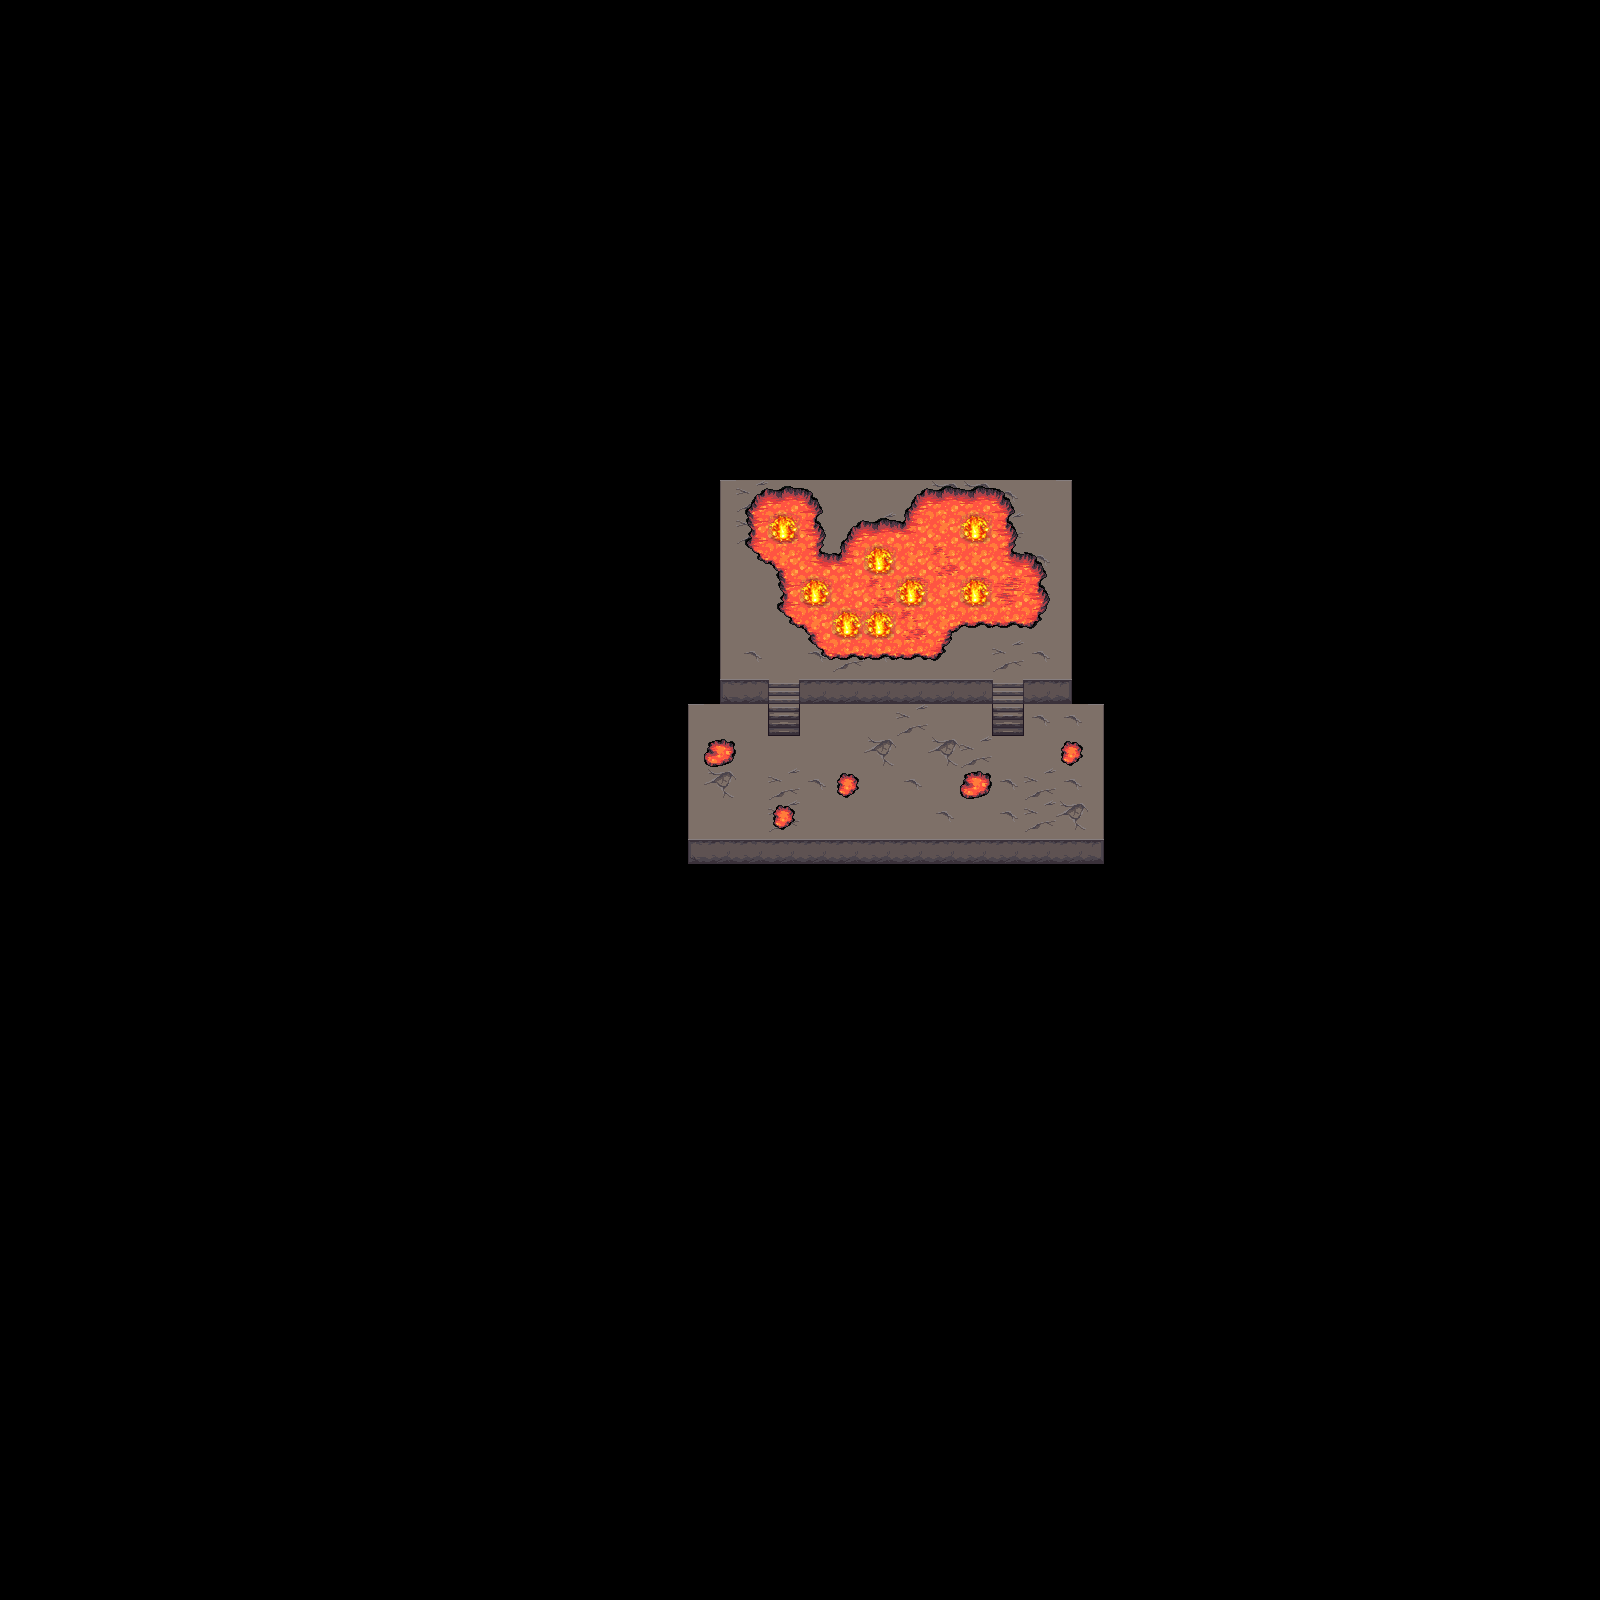

Tiled map render using the project's own tile images. Description and the map definition, with tile-layer contents summarised, below:
An orthogonal 50x50 tile map with 32x32 px tiles, 3 tile layers (base, environment, elements), 1 hidden layer not drawn, 6 tilesets and 2 objects (player, spawn).

<map version="1.0" orientation="orthogonal" renderorder="right-down" width="50" height="50" tilewidth="32" tileheight="32" nextobjectid="18">
 <tileset firstgid="1" name="cement" tilewidth="32" tileheight="32" tilecount="18" columns="3">
  <image source="../tileset/cement.png" width="96" height="192" />
  <terraintypes>
   <terrain name="ruined concrete" tile="-1" />
  </terraintypes>
  <tile id="10" terrain="0,0,0,0" probability="8" />
  <tile id="15" terrain="0,0,0,0" probability="3" />
  <tile id="16" terrain="0,0,0,0" probability="2" />
  <tile id="17" terrain="0,0,0,0" />
 </tileset>
 <tileset firstgid="19" name="cementstair" tilewidth="32" tileheight="32" tilecount="20" columns="5">
  <image source="../tileset/cementstair.png" width="160" height="128" />
 </tileset>
 <tileset firstgid="39" name="lava" tilewidth="32" tileheight="32" tilecount="18" columns="3">
  <image source="../tileset/lava.png" width="96" height="192" />
  <terraintypes>
   <terrain name="lava" tile="10" />
  </terraintypes>
  <tile id="1" terrain="0,0,0," />
  <tile id="2" terrain="0,0,,0" />
  <tile id="4" terrain="0,,0,0" />
  <tile id="5" terrain=",0,0,0" />
  <tile id="6" terrain=",,,0" />
  <tile id="7" terrain=",,0,0" />
  <tile id="8" terrain=",,0," />
  <tile id="9" terrain=",0,,0" />
  <tile id="10" terrain="0,0,0,0" />
  <tile id="11" terrain="0,,0," />
  <tile id="12" terrain=",0,," />
  <tile id="13" terrain="0,0,," />
  <tile id="14" terrain="0,,," />
  <tile id="15" terrain="0,0,0,0" />
  <tile id="16" terrain="0,0,0,0" />
  <tile id="17" terrain="0,0,0,0" />
 </tileset>
 <tileset firstgid="57" name="elements" tilewidth="32" tileheight="32" tilecount="96" columns="12">
  <image source="../tileset/elements.png" width="384" height="256" />
  <tile id="0">
   <animation>
    <frame tileid="0" duration="100" />
    <frame tileid="1" duration="100" />
    <frame tileid="2" duration="100" />
   </animation>
  </tile>
  <tile id="3">
   <animation>
    <frame tileid="3" duration="100" />
    <frame tileid="4" duration="100" />
    <frame tileid="5" duration="100" />
   </animation>
  </tile>
  <tile id="6">
   <animation>
    <frame tileid="6" duration="100" />
    <frame tileid="7" duration="100" />
    <frame tileid="8" duration="100" />
   </animation>
  </tile>
  <tile id="9">
   <animation>
    <frame tileid="9" duration="100" />
    <frame tileid="10" duration="100" />
    <frame tileid="11" duration="100" />
   </animation>
  </tile>
  <tile id="48">
   <animation>
    <frame tileid="48" duration="100" />
    <frame tileid="49" duration="100" />
    <frame tileid="50" duration="100" />
   </animation>
  </tile>
  <tile id="51">
   <animation>
    <frame tileid="51" duration="100" />
    <frame tileid="52" duration="100" />
    <frame tileid="53" duration="100" />
   </animation>
  </tile>
  <tile id="54">
   <animation>
    <frame tileid="54" duration="100" />
    <frame tileid="55" duration="100" />
    <frame tileid="56" duration="100" />
   </animation>
  </tile>
  <tile id="57">
   <animation>
    <frame tileid="57" duration="100" />
    <frame tileid="58" duration="100" />
    <frame tileid="59" duration="100" />
   </animation>
  </tile>
  <tile id="60">
   <animation>
    <frame tileid="60" duration="100" />
    <frame tileid="61" duration="100" />
    <frame tileid="62" duration="100" />
   </animation>
  </tile>
 </tileset>
 <tileset firstgid="153" name="sidewalk" tilewidth="32" tileheight="32" tilecount="30" columns="5">
  <image source="../tileset/sidewalk.png" width="160" height="192" />
 </tileset>
 <tileset firstgid="183" name="pathing" tilewidth="32" tileheight="32" tilecount="18" columns="3">
  <image source="../tileset/pathing.png" width="96" height="192" />
  <tile id="0">
   <properties>
    <property name="fire" type="bool" value="true" />
    <property name="flying" type="bool" value="true" />
    <property name="occupiable" type="bool" value="true" />
    <property name="walking" type="bool" value="false" />
   </properties>
  </tile>
  <tile id="1">
   <properties>
    <property name="flying" type="bool" value="false" />
    <property name="occupiable" type="bool" value="false" />
    <property name="walking" type="bool" value="false" />
   </properties>
  </tile>
  <tile id="3">
   <properties>
    <property name="flying" type="bool" value="true" />
   </properties>
  </tile>
  <tile id="4">
   <properties>
    <property name="flying" type="bool" value="true" />
    <property name="occupiable" type="bool" value="true" />
    <property name="walking" type="bool" value="true" />
   </properties>
  </tile>
 </tileset>
 <objectgroup name="spawn" visible="0">
  <object id="16" name="player" x="896" y="736" width="32" height="32" />
  <object id="17" name="spawn" x="736" y="640" width="32" height="32" />
 </objectgroup>
 <layer name="base" width="50" height="50">
  <data>[2500 cells, 154 non-empty, 13 distinct tile ids]</data>
 </layer>
 <layer name="environment" width="50" height="50">
  <data>[2500 cells, 54 non-empty, 18 distinct tile ids]</data>
 </layer>
 <layer name="elements" width="50" height="50">
  <data>[2500 cells, 8 non-empty, 1 distinct tile ids]</data>
 </layer>
 <layer name="pathing" width="50" height="50" visible="0">
  <data>[2500 cells, 2500 non-empty, 4 distinct tile ids]</data>
 </layer>
</map>
